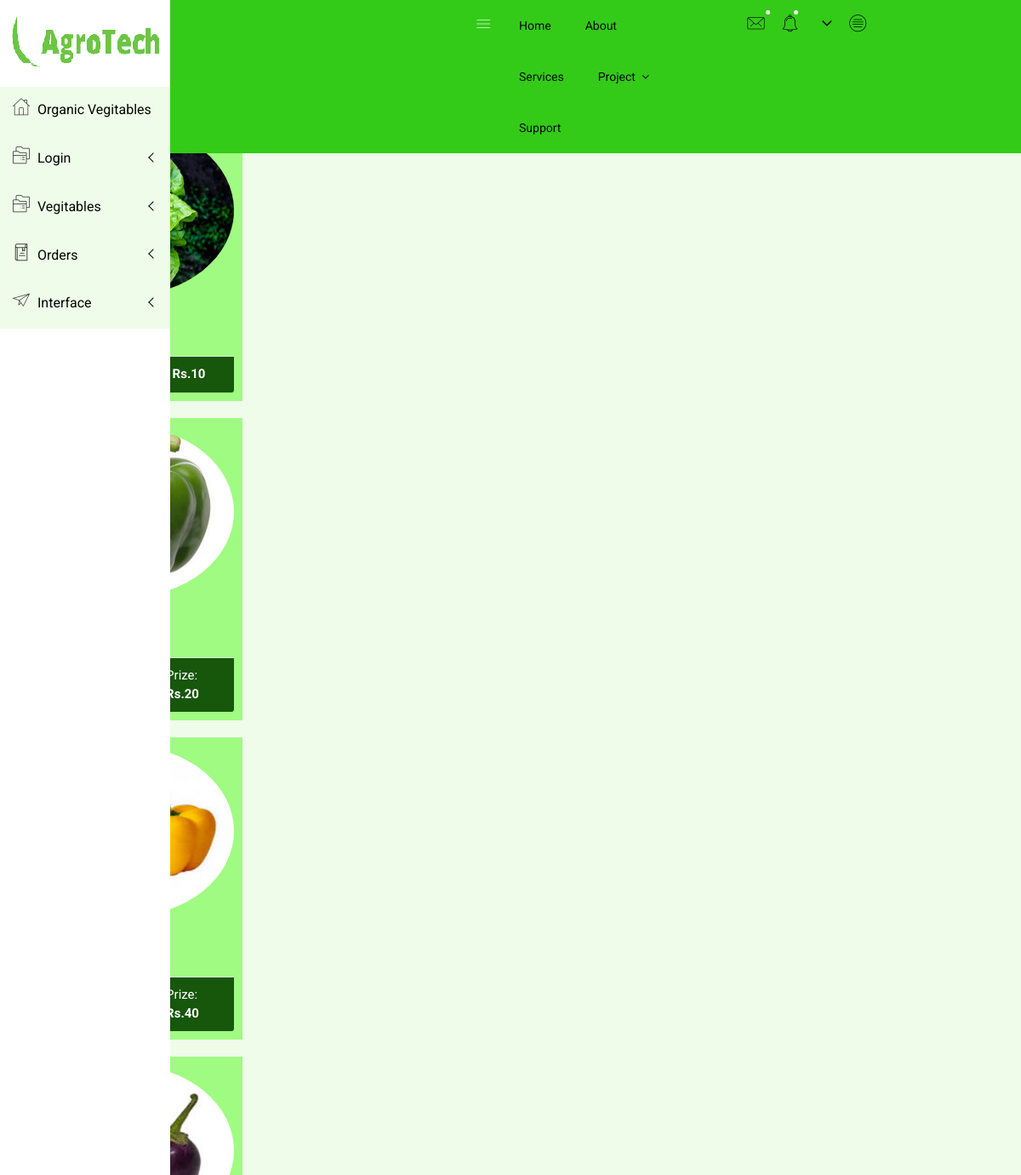
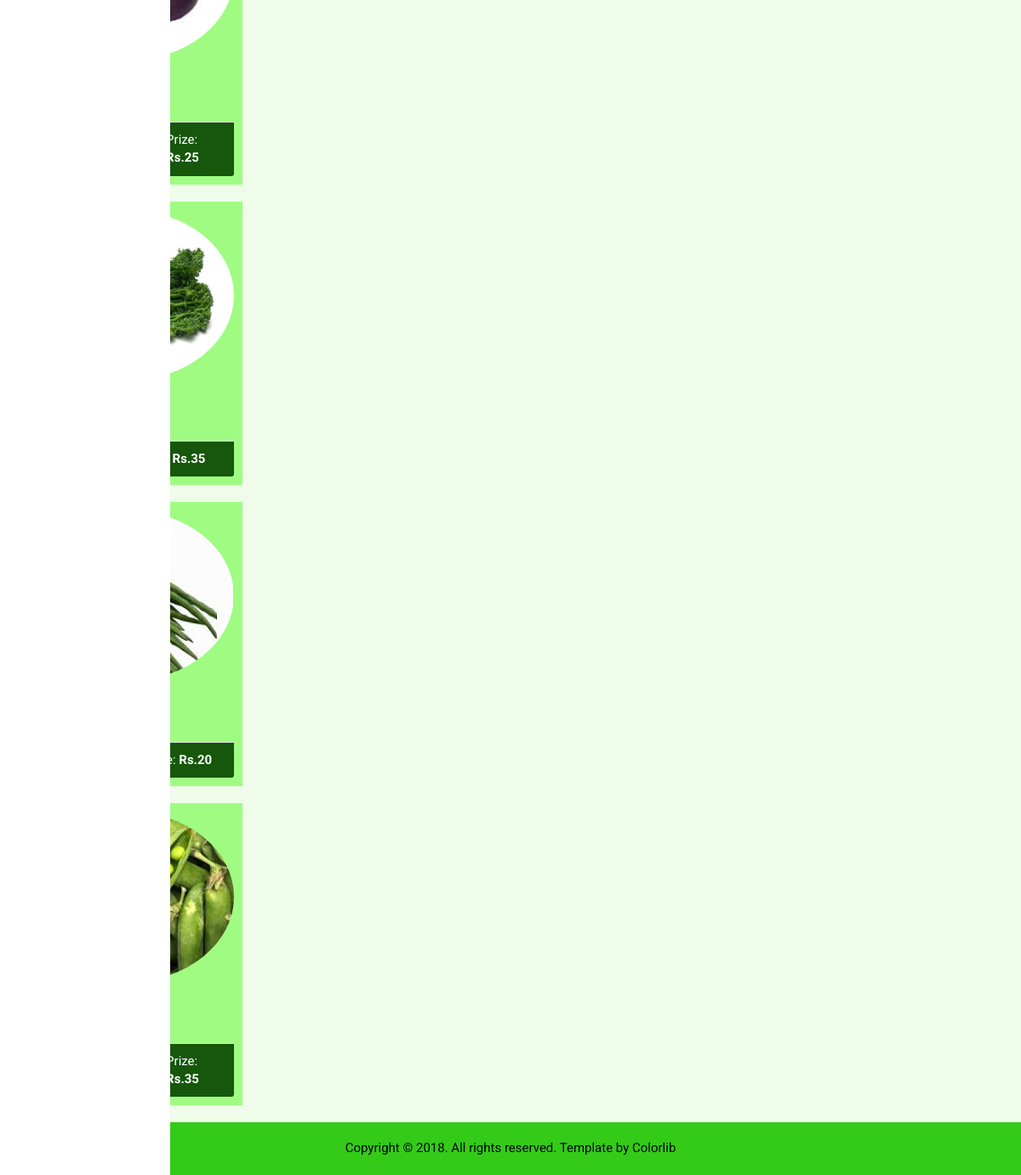
Page /index.php/customers/vegies_list on the committed database (2 pictures, top to bottom).
### tables this page shows
CREATE TABLE IF NOT EXISTS `vegitables_mst` (
  `veg_id` int(11) NOT NULL AUTO_INCREMENT,
  `veg_name` varchar(255) NOT NULL,
  `veg_type_id` int(11) NOT NULL,
  `veg_unit_id` int(11) NOT NULL,
  `veg_photo` varchar(255) NOT NULL,
  `veg_rate` varchar(255) NOT NULL,
  PRIMARY KEY (`veg_id`)
);

### application/models/Customers_Model.php (called while the page is built, shortened)
<?php
class Customers_Model extends CI_Model {
	function get_vegies()
	{
		$query='SELECT v.veg_id,v.veg_photo,v.veg_rate,v.veg_name,vt.veg_type,vu.vunit_unit,vu.vunit_qty
from vegitables_mst as v
join vegies_unit_mst as vu on vu.vunit_id=v.veg_unit_id
join vegies_type_mst as vt on vt.type_id=v.veg_type_id';
		$result=$this->db->query($query);
		return $result->result_array();
	}
	}
?>

### application/controllers/Customers.php (called while the page is built, shortened)
<?php
class Customers extends CI_Controller {
	function __construct(){
		$this->load->Model('Veg_Model');
		$this->load->Model('User_Model');
		$this->load->Model('Order_Model');
		$this->load->Model('Customers_Model');
		$config['upload_path']          = './uploads/vegetables/';
        $config['allowed_types']        = 'gif|jpg|png|jpeg';
        $config['max_size']             = 500;
        $config['max_width']            = 1024;
        $config['max_height']           = 768;
        $this->load->library('upload', $config);
	}
	function vegies_list()
	{
		$vegies=$this->Customers_Model->get_vegies();
		$data['result']=$vegies;
		$data['inner_view']='customers/vegitable_list';
		$this->load->view('customers/includes/main_layout',$data);
	}
}
?>

### index.php (called while the page is built, shortened)
<?php
require_once BASEPATH.'core/CodeIgniter.php';

### application/views/customers/includes/main_layout.php (called while the page is built, shortened)
<?php
$this->load->view('customers/includes/header');
$this->load->view('customers/includes/left_menu');
$this->load->view('customers/includes/mobile_menu_aera');
$this->load->view($inner_view);
?>

### application/views/customers/vegitable_list.php (the view, shortened to what this page needs)
<?php
 for($i=0;$i<count($result);$i++)
 {
 	?>
        <div class="contacts-area mg-b-15">
            <div class="container-fluid">
                <div class="row">
                    <div class="col-lg-3 col-md-6 col-sm-6 col-xs-12">
                        <div class="hpanel hblue contact-panel contact-panel-cs responsive-mg-b-30">
                                <h3><a href=""><?php echo $result[$i]['veg_name']?></a></h3>
                                <p class="all-pro-ad"><?php echo $result[$i]['veg_type']?></p>
                              <div class="panel-footer contact-footer">
                                <div class="professor-stds-int">
                                    <div class="professor-stds">
                                        <div class="contact-stat"><span>Unit: </span> <strong><?php echo $result[$i]['vunit_unit']?></strong></div>
                                    </div>
                                    <div class="professor-stds">
                                        <div class="contact-stat"><span>Quantity: </span> <strong><?php echo $result[$i]['vunit_qty']?></strong></div>
                                    </div>
                                    <div class="professor-stds">
                                        <div class="contact-stat"><span>Prize: </span> <strong>Rs.<?php echo $result[$i]['veg_rate']?></strong></div>
                                    </div>
                                </div>
                            </div>
                            </div>
                             </div>
                        </div>
                    </div>
            </div>
       <?php } ?>

### assets/css/main.css (style rules this page uses)
html { color: #222; font-size: 1em; line-height: 1.4; }

### rows in the picture
vegitables_mst: veg_rate "10"
vegitables_mst: veg_rate "20"
vegitables_mst: veg_rate "40"
vegitables_mst: veg_rate "25"
vegitables_mst: veg_rate "35"
vegitables_mst: veg_rate "20"
vegitables_mst: veg_rate "35"
